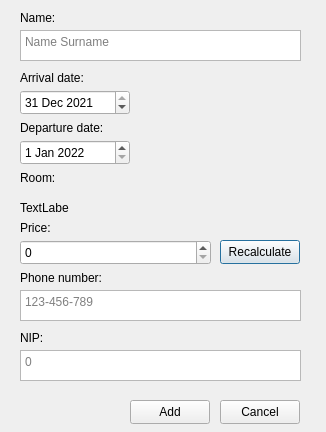
<?xml version="1.0" encoding="UTF-8"?>
<ui version="4.0">
 <class>addnewreservation</class>
 <widget class="QDialog" name="addnewreservation">
  <property name="geometry">
   <rect>
    <x>0</x>
    <y>0</y>
    <width>326</width>
    <height>432</height>
   </rect>
  </property>
  <property name="windowTitle">
   <string>Dialog</string>
  </property>
  <widget class="QLabel" name="label">
   <property name="geometry">
    <rect>
     <x>20</x>
     <y>70</y>
     <width>71</width>
     <height>16</height>
    </rect>
   </property>
   <property name="text">
    <string>Arrival date:</string>
   </property>
  </widget>
  <widget class="QLabel" name="label_2">
   <property name="geometry">
    <rect>
     <x>20</x>
     <y>120</y>
     <width>91</width>
     <height>16</height>
    </rect>
   </property>
   <property name="text">
    <string>Departure date:</string>
   </property>
  </widget>
  <widget class="QDateEdit" name="arr_dateEdit">
   <property name="geometry">
    <rect>
     <x>20</x>
     <y>90</y>
     <width>110</width>
     <height>25</height>
    </rect>
   </property>
   <property name="dateTime">
    <datetime>
     <hour>18</hour>
     <minute>0</minute>
     <second>0</second>
     <year>2021</year>
     <month>12</month>
     <day>31</day>
    </datetime>
   </property>
  </widget>
  <widget class="QDateEdit" name="dep_dateEdit">
   <property name="geometry">
    <rect>
     <x>20</x>
     <y>140</y>
     <width>110</width>
     <height>25</height>
    </rect>
   </property>
   <property name="dateTime">
    <datetime>
     <hour>18</hour>
     <minute>0</minute>
     <second>0</second>
     <year>2022</year>
     <month>1</month>
     <day>1</day>
    </datetime>
   </property>
  </widget>
  <widget class="QTextEdit" name="name_txt">
   <property name="geometry">
    <rect>
     <x>20</x>
     <y>30</y>
     <width>281</width>
     <height>31</height>
    </rect>
   </property>
   <property name="placeholderText">
    <string>Name Surname</string>
   </property>
  </widget>
  <widget class="QLabel" name="label_3">
   <property name="geometry">
    <rect>
     <x>20</x>
     <y>10</y>
     <width>49</width>
     <height>16</height>
    </rect>
   </property>
   <property name="text">
    <string>Name:</string>
   </property>
  </widget>
  <widget class="QLabel" name="label_4">
   <property name="geometry">
    <rect>
     <x>20</x>
     <y>170</y>
     <width>49</width>
     <height>16</height>
    </rect>
   </property>
   <property name="text">
    <string>Room:</string>
   </property>
  </widget>
  <widget class="QLabel" name="label_5">
   <property name="geometry">
    <rect>
     <x>20</x>
     <y>220</y>
     <width>49</width>
     <height>16</height>
    </rect>
   </property>
   <property name="text">
    <string>Price:</string>
   </property>
  </widget>
  <widget class="QSpinBox" name="spinPrice">
   <property name="geometry">
    <rect>
     <x>20</x>
     <y>240</y>
     <width>191</width>
     <height>25</height>
    </rect>
   </property>
   <property name="maximum">
    <number>2147483647</number>
   </property>
  </widget>
  <widget class="QPushButton" name="recalc_button">
   <property name="geometry">
    <rect>
     <x>220</x>
     <y>240</y>
     <width>80</width>
     <height>24</height>
    </rect>
   </property>
   <property name="text">
    <string>Recalculate</string>
   </property>
  </widget>
  <widget class="QLabel" name="label_6">
   <property name="geometry">
    <rect>
     <x>20</x>
     <y>330</y>
     <width>49</width>
     <height>16</height>
    </rect>
   </property>
   <property name="text">
    <string>NIP:</string>
   </property>
  </widget>
  <widget class="QTextEdit" name="nip_txt">
   <property name="geometry">
    <rect>
     <x>20</x>
     <y>350</y>
     <width>281</width>
     <height>31</height>
    </rect>
   </property>
   <property name="acceptRichText">
    <bool>false</bool>
   </property>
   <property name="placeholderText">
    <string>0</string>
   </property>
  </widget>
  <widget class="QLabel" name="label_7">
   <property name="geometry">
    <rect>
     <x>20</x>
     <y>270</y>
     <width>91</width>
     <height>16</height>
    </rect>
   </property>
   <property name="text">
    <string>Phone number:</string>
   </property>
  </widget>
  <widget class="QTextEdit" name="phone_txt">
   <property name="geometry">
    <rect>
     <x>20</x>
     <y>290</y>
     <width>281</width>
     <height>31</height>
    </rect>
   </property>
   <property name="placeholderText">
    <string>123-456-789</string>
   </property>
  </widget>
  <widget class="QPushButton" name="add_reservation_button">
   <property name="geometry">
    <rect>
     <x>130</x>
     <y>400</y>
     <width>80</width>
     <height>24</height>
    </rect>
   </property>
   <property name="text">
    <string>Add</string>
   </property>
  </widget>
  <widget class="QPushButton" name="cancel_but">
   <property name="geometry">
    <rect>
     <x>220</x>
     <y>400</y>
     <width>80</width>
     <height>24</height>
    </rect>
   </property>
   <property name="text">
    <string>Cancel</string>
   </property>
  </widget>
  <widget class="QLabel" name="roomLabel">
   <property name="geometry">
    <rect>
     <x>20</x>
     <y>200</y>
     <width>49</width>
     <height>16</height>
    </rect>
   </property>
   <property name="text">
    <string>TextLabel</string>
   </property>
  </widget>
 </widget>
 <resources/>
 <connections/>
</ui>
